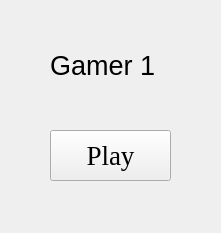
<?xml version="1.0" encoding="UTF-8"?>
<ui version="4.0">
 <class>Main_1</class>
 <widget class="QMainWindow" name="Main_1">
  <property name="geometry">
   <rect>
    <x>0</x>
    <y>0</y>
    <width>221</width>
    <height>233</height>
   </rect>
  </property>
  <property name="windowTitle">
   <string>MainWindow</string>
  </property>
  <widget class="QWidget" name="centralwidget">
   <widget class="QLabel" name="label">
    <property name="geometry">
     <rect>
      <x>50</x>
      <y>40</y>
      <width>131</width>
      <height>51</height>
     </rect>
    </property>
    <property name="font">
     <font>
      <pointsize>20</pointsize>
     </font>
    </property>
    <property name="text">
     <string>Gamer 1</string>
    </property>
   </widget>
   <widget class="QPushButton" name="play_button_1">
    <property name="geometry">
     <rect>
      <x>50</x>
      <y>130</y>
      <width>121</width>
      <height>51</height>
     </rect>
    </property>
    <property name="font">
     <font>
      <family>Times New Roman</family>
      <pointsize>20</pointsize>
     </font>
    </property>
    <property name="text">
     <string>Play</string>
    </property>
   </widget>
  </widget>
 </widget>
 <resources/>
 <connections/>
</ui>
